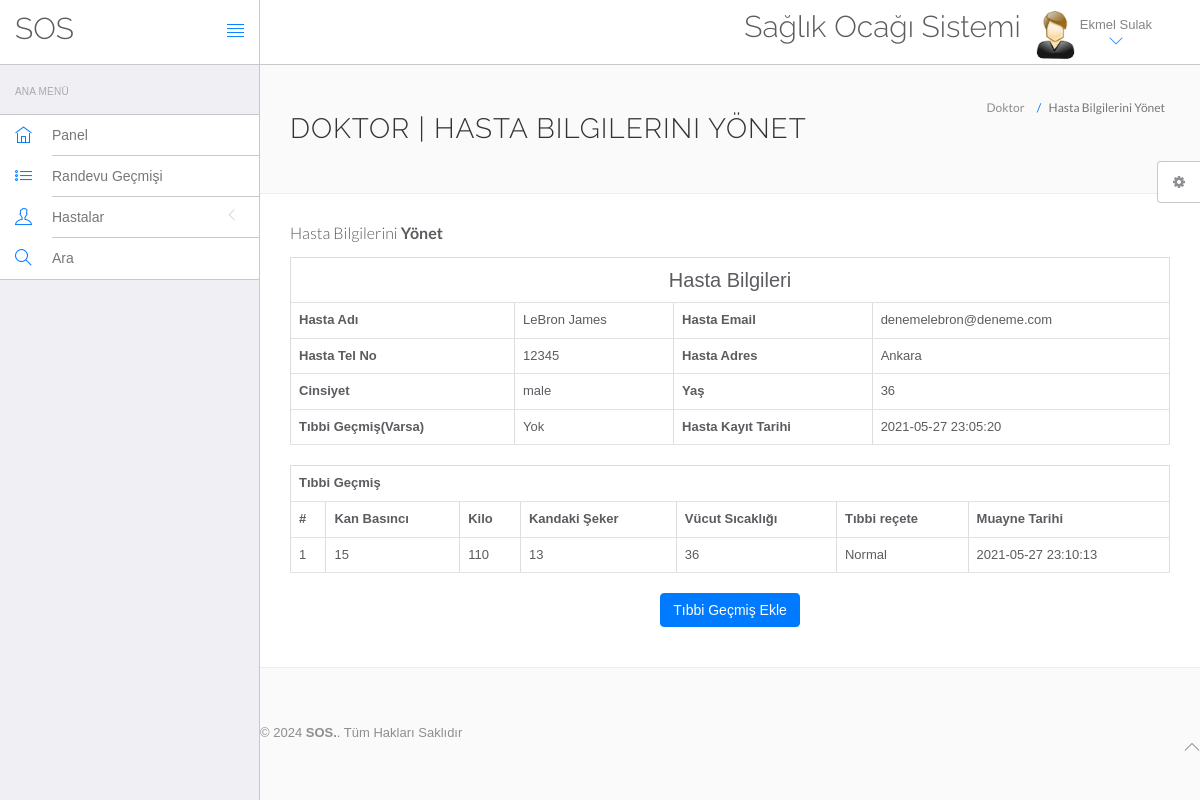
The app's page /hms/doctor/view-patient.php?viewid=6 (signed in) with its own data.
### tables this page shows
CREATE TABLE `doctors` (
  `id` int(11) NOT NULL,
  `specilization` varchar(255) DEFAULT NULL,
  `doctorName` varchar(255) DEFAULT NULL,
  `address` longtext DEFAULT NULL,
  `docFees` varchar(255) DEFAULT NULL,
  `contactno` bigint(11) DEFAULT NULL,
  `docEmail` varchar(255) DEFAULT NULL,
  `password` varchar(255) DEFAULT NULL,
  `creationDate` timestamp NULL DEFAULT current_timestamp(),
  `updationDate` timestamp NULL DEFAULT NULL ON UPDATE current_timestamp()
);

CREATE TABLE `tblpatient` (
  `ID` int(10) NOT NULL,
  `Docid` int(10) DEFAULT NULL,
  `PatientName` varchar(200) DEFAULT NULL,
  `PatientContno` bigint(10) DEFAULT NULL,
  `PatientEmail` varchar(200) DEFAULT NULL,
  `PatientGender` varchar(50) DEFAULT NULL,
  `PatientAdd` mediumtext DEFAULT NULL,
  `PatientAge` int(10) DEFAULT NULL,
  `PatientMedhis` mediumtext DEFAULT NULL,
  `CreationDate` timestamp NULL DEFAULT current_timestamp(),
  `UpdationDate` timestamp NULL DEFAULT NULL ON UPDATE current_timestamp()
);

CREATE TABLE `tblmedicalhistory` (
  `ID` int(10) NOT NULL,
  `PatientID` int(10) DEFAULT NULL,
  `BloodPressure` varchar(200) DEFAULT NULL,
  `BloodSugar` varchar(200) NOT NULL,
  `Weight` varchar(100) DEFAULT NULL,
  `Temperature` varchar(200) DEFAULT NULL,
  `MedicalPres` mediumtext DEFAULT NULL,
  `CreationDate` timestamp NOT NULL DEFAULT current_timestamp() ON UPDATE current_timestamp()
);

### hms/doctor/view-patient.php (the view, shortened to what this page needs)
<?php
include('include/config.php');
?>
<!DOCTYPE html>
<html lang="en">
	<head>
		<link rel="stylesheet" href="vendor/bootstrap/css/bootstrap.min.css">
		<link rel="stylesheet" href="vendor/fontawesome/css/font-awesome.min.css">
		<link rel="stylesheet" href="vendor/themify-icons/themify-icons.min.css">
		<link href="vendor/animate.css/animate.min.css" rel="stylesheet" media="screen">
		<link href="vendor/perfect-scrollbar/perfect-scrollbar.min.css" rel="stylesheet" media="screen">
		<link href="vendor/switchery/switchery.min.css" rel="stylesheet" media="screen">
		<link href="vendor/bootstrap-touchspin/jquery.bootstrap-touchspin.min.css" rel="stylesheet" media="screen">
		<link href="vendor/select2/select2.min.css" rel="stylesheet" media="screen">
		<link href="vendor/bootstrap-datepicker/bootstrap-datepicker3.standalone.min.css" rel="stylesheet" media="screen">
		<link href="vendor/bootstrap-timepicker/bootstrap-timepicker.min.css" rel="stylesheet" media="screen">
		<link rel="stylesheet" href="assets/css/styles.css">
		<link rel="stylesheet" href="assets/css/plugins.css">
		<link rel="stylesheet" href="assets/css/themes/theme-1.css" id="skin_color" />
	</head>
	<body>
		<div id="app">
<?php include('include/sidebar.php');?>
<div class="app-content">
<?php include('include/header.php');?>
<div class="main-content" >
<div class="wrap-content container" id="container">
<section id="page-title">
<div class="row">
<div class="col-sm-8">
<h1 class="mainTitle">Doktor | Hasta Bilgilerini Yönet</h1>
</div>
<ol class="breadcrumb">
<li>
<span>Doktor</span>
</li>
<li class="active">
<span>Hasta Bilgilerini Yönet</span>
</li>
</ol>
</div>
</section>
<div class="container-fluid container-fullw bg-white">
<div class="row">
<div class="col-md-12">
<h5 class="over-title margin-bottom-15">Hasta Bilgilerini <span class="text-bold">Yönet</span></h5>
<?php
                               $vid=$_GET['viewid'];
                               $ret=mysqli_query($con,"select * from tblpatient where ID='$vid'");
$cnt=1;
while ($row=mysqli_fetch_array($ret)) {
                               ?>
<table border="1" class="table table-bordered">
 <tr align="center">
<td colspan="4" style="font-size:20px;color:blue">
 Hasta Bilgileri</td></tr>
    <tr>
    <th scope>Hasta Adı</th>
    <td><?php  echo $row['PatientName'];?></td>
    <th scope>Hasta Email</th>
    <td><?php  echo $row['PatientEmail'];?></td>
  </tr>
  <tr>
    <th scope>Hasta Tel No</th>
    <td><?php  echo $row['PatientContno'];?></td>
    <th>Hasta Adres</th>
    <td><?php  echo $row['PatientAdd'];?></td>
  </tr>
    <tr>
    <th>Cinsiyet</th>
    <td><?php  echo $row['PatientGender'];?></td>
    <th>Yaş</th>
    <td><?php  echo $row['PatientAge'];?></td>
  </tr>
  <tr>
    <th>Tıbbi Geçmiş(Varsa)</th>
    <td><?php  echo $row['PatientMedhis'];?></td>
     <th>Hasta Kayıt Tarihi</th>
    <td><?php  echo $row['CreationDate'];?></td>
  </tr>
<?php }?>
</table>
<?php
$ret=mysqli_query($con,"select * from tblmedicalhistory  where PatientID='$vid'");
 ?>
<table id="datatable" class="table table-bordered dt-responsive nowrap" style="border-collapse: collapse; border-spacing: 0; width: 100%;">
  <tr align="center">
   <th colspan="8" >Tıbbi Geçmiş</th>
  </tr>
  <tr>
    <th>#</th>
<th>Kan Basıncı</th>
<th>Kilo</th>
<th>Kandaki Şeker</th>
<th>Vücut Sıcaklığı</th>
<th>Tıbbi reçete</th>
<th>Muayne Tarihi</th>
</tr>
<?php
while ($row=mysqli_fetch_array($ret)) {
  ?>
<tr>
  <td><?php echo $cnt;?></td>
 <td><?php  echo $row['BloodPressure'];?></td>
 <td><?php  echo $row['Weight'];?></td>
 <td><?php  echo $row['BloodSugar'];?></td>
  <td><?php  echo $row['Temperature'];?></td>
  <td><?php  echo $row['MedicalPres'];?></td>
  <td><?php  echo $row['CreationDate'];?></td>
</tr>
<?php $cnt=$cnt+1;} ?>
</table>
<p align="center">
 <button class="btn btn-primary waves-effect waves-light w-lg" data-toggle="modal" data-target="#myModal">Tıbbi Geçmiş Ekle</button></p>
</div>
</div>
</div>
</div>
	<?php include('include/footer.php');?>
	<?php include('include/setting.php');?>
		</div>
	</body>
</html>

### hms/doctor/include/header.php (shortened to what this page needs)
<header class="navbar navbar-default navbar-static-top">
					<div class="navbar-header">
						<a class="navbar-brand" href="#">
							<h2 style="padding-top:20% ">SOS</h2>
						</a>
						<a href="#" class="sidebar-toggler pull-right visible-md visible-lg" data-toggle-class="app-sidebar-closed" data-toggle-target="#app">
							<i class="ti-align-justify"></i>
						</a>
					</div>
					<div class="navbar-collapse collapse">
						<ul class="nav navbar-right">
								<li  style="padding-top:2% ">
								<h2>Sağlık Ocağı Sistemi</h2>
							</li>
							<li class="dropdown current-user">
								<a href class="dropdown-toggle" data-toggle="dropdown">
									<img src="assets/images/images.jpg" > <span class="username">
									<?php $query=mysqli_query($con,"select doctorName from doctors where id='".$_SESSION['id']."'");
while($row=mysqli_fetch_array($query))
{
	echo $row['doctorName'];
}
									?> <i class="ti-angle-down"></i></i></span>
								</a>
							</li>
						</ul>
					</div>
				</header>

### hms/doctor/assets/css/themes/theme-1.css (style rules this page uses)
body { background: #FAFAFA; }
header .navbar-header { background: #ffffff !important; border-right-color: #c8c7cc !important; border-bottom-color: #c8c7cc !important; }
header .navbar-header .sidebar-toggler, header .navbar-header .sidebar-mobile-toggler { color: #007aff !important; }
header .navbar-header .navbar-brand { color: #777 !important; }
header .navbar-collapse { background: #ffffff !important; border-bottom-color: #c8c7cc !important; box-shadow: none !important; }
header .navbar-collapse .navbar-right > li > a { color: #777; }
header .navbar-collapse .navbar-right > li > a i { color: #007aff !important; }

### records on screen
doctors: doctorName "Ekmel Sulak"
tblpatient: PatientName "LeBron James", PatientEmail "denemelebron@deneme.com", PatientContno "12345", PatientAdd "Ankara", PatientGender "male", PatientAge "36", PatientMedhis "Yok", CreationDate "2021-05-27 23:05:20"
tblmedicalhistory: BloodPressure "15", Weight "110", BloodSugar "13", Temperature "36", MedicalPres "Normal", CreationDate "2021-05-27 23:10:13"
